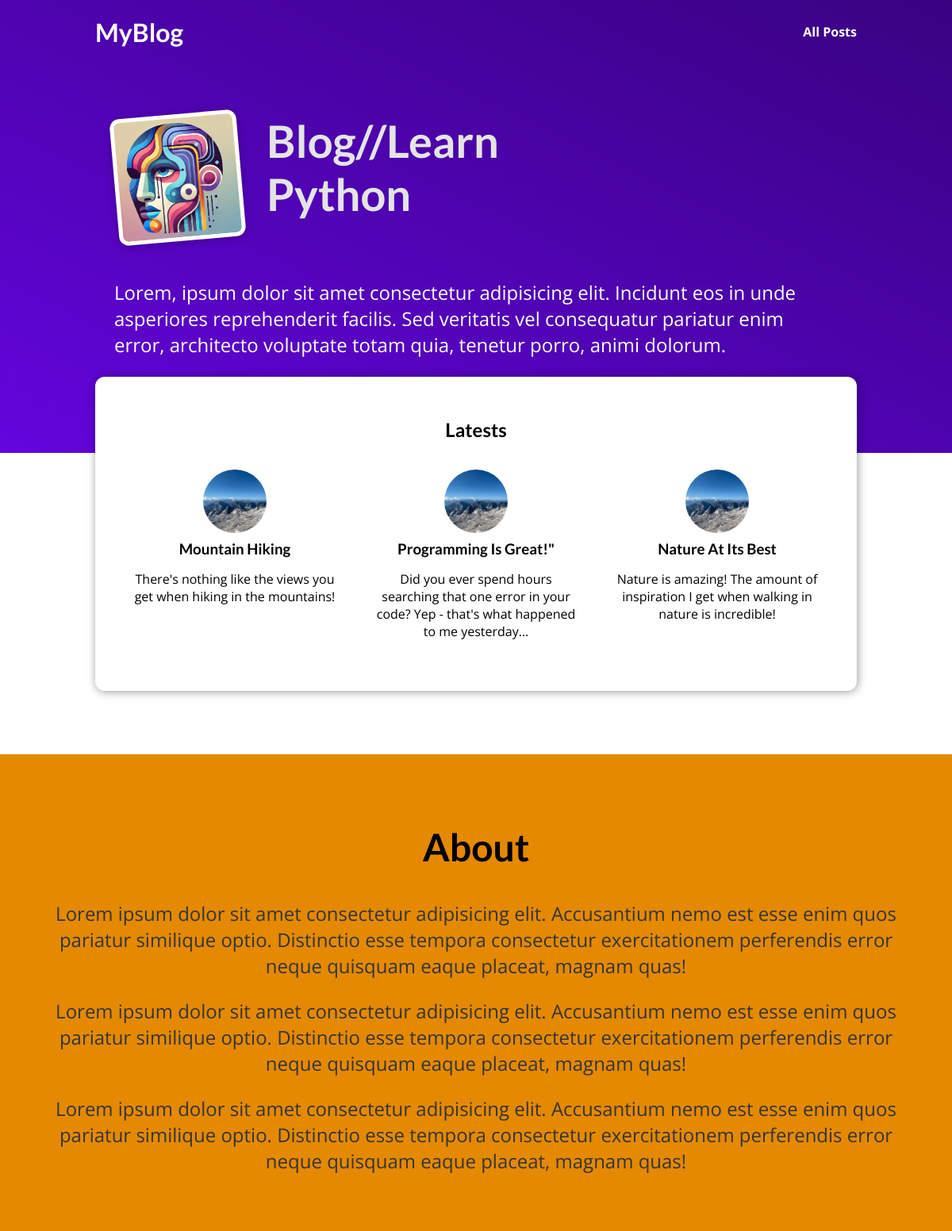
The page / on the database its author committed.
### blog/models.py (models this page shows)
class Post(models.Model):
    title = models.CharField(null=True, max_length=150)
    excerpt = models.CharField(null=True, max_length=200)
    image =  models.CharField(null=True, max_length=100)
    date = models.DateField(auto_now=True)
    slug = models.CharField(null=True, max_length=100)
    content = models.TextField(null=True, validators=[MinLengthValidator(10)])
    author = models.ForeignKey(Author, on_delete=models.SET_NULL, null=True, related_name="posts")
    tags = models.ManyToManyField(Tag)

### blog/views.py (the view)
# urls.py: path('', views.index, name='index'),
def index(request):
    latest_posts = Post.objects.all().order_by("-date")[:3]
    return render(request, 'blog/index.html', {
        "posts": latest_posts,
    })

### blog/templates/blog/index.html (shortened to what this page needs)
{% extends "base.html" %}
{% load static %}
{% block css_files %}
    <link rel="stylesheet" href="{% static "blog/index.css" %}">
    <link rel="stylesheet" href="{% static "blog/single-post.css" %}">
{% endblock %}
{% block page_content %}
    <section id="welcome">
        <header>
            <img src="{% static "blog/images/portrait.webp" %}" alt="Python blog">
            <h2>Blog//Learn Python</h2>
        </header>
        <p>Lorem, ipsum dolor sit amet consectetur adipisicing elit. Incidunt eos in unde asperiores reprehenderit facilis. Sed veritatis vel consequatur pariatur enim error, architecto voluptate totam quia, tenetur porro, animi dolorum.</p>
    </section>
    <section id="latest-posts">
        <h2>Latests</h2>
        <ul>
            {% for post in posts %}
                {% include "blog/includes/single-post.html" %}
            {% endfor %}
        </ul>
    </section>
    <section id="about">
        <h2>About</h2>
        <p>Lorem ipsum dolor sit amet consectetur adipisicing elit. Accusantium nemo est esse enim quos pariatur similique optio. Distinctio esse tempora consectetur exercitationem perferendis error neque quisquam eaque placeat, magnam quas!</p>
        <p>Lorem ipsum dolor sit amet consectetur adipisicing elit. Accusantium nemo est esse enim quos pariatur similique optio. Distinctio esse tempora consectetur exercitationem perferendis error neque quisquam eaque placeat, magnam quas!</p>
        <p>Lorem ipsum dolor sit amet consectetur adipisicing elit. Accusantium nemo est esse enim quos pariatur similique optio. Distinctio esse tempora consectetur exercitationem perferendis error neque quisquam eaque placeat, magnam quas!</p>
    </section>
{% endblock %}

### templates/base.html (shortened to what this page needs)
{% load static %}
<!DOCTYPE html>
<html lang="en">
<head>
    <link rel="stylesheet" href=" {% static "app.css" %}">
    {% block css_files %}{% endblock %}
</head>
<body>
    <header id="main-navigation">
        <h1><a href="{% url "index" %}">MyBlog</a></h1>
        <nav>
            <a href="{% url "posts" %}">All Posts</a>
        </nav>
    </header>
    {% block page_content %}{% endblock %}
</body>
</html>

### blog/templates/blog/includes/single-post.html
{% load static %}
<li>
    <article class="post">
        <a href="{% url "post" post.slug %}">
            <img src="{% static "blog/images/"|add:post.image %}" alt="{{ post.title }}" />
            <div class="post__content">
                <h3>{{ post.title }}</h3>
                <p>{{ post.excerpt }}</p>
            </div>
        </a>
    </article>
</li>

### static/app.css (style rules this page uses)
* { box-sizing: border-box; }
html { font-family: 'Open Sans', 'Lato', sans-serif; }
body { margin: 0; }
h1, h2, h3 { font-family: 'Lato', sans-serif; font-weight: bold; }
#main-navigation { width: 100%; height: 5rem; display: flex; justify-content: space-between; align-items: center; padding: 0 10%; position: absolute; top: 0; left: 0; }
#main-navigation a { text-decoration: none; color: white; font-weight: bold; }

### blog/static/blog/index.css (style rules this page uses)
#welcome { background: linear-gradient(to right top, #6305dd, #390281); padding: 6rem 12%; }
#welcome header { display: flex; align-items: flex-start; margin: 3rem auto; }
#welcome img { width: 10rem; height: 10rem; object-fit: cover; object-position: top; border: 5px solid white; border-radius: 12px; background-color: #ffe1bf; transform: rotateZ(-5deg); box-shadow: 0 2px 8px rgba(0, 0, 0, 0.25); }
#welcome h2 { font-size: 3.5rem; margin: 0 0 0 2rem; color: #e4e4e4; width: 10rem; }
#welcome p { color: white; font-size: 1.5rem; }
#latest-posts { background-color: white; padding: 2rem; border-radius: 12px; width: 60rem; margin: -6rem auto 2rem auto; box-shadow: 1px 1px 12px rgba(0, 0, 0, 0.4); }
#latest-posts h2 { text-align: center; }
#latest-posts ul { list-style: none; margin: 0; padding: 0; display: flex; gap: 1rem; }
#latest-posts li { flex: 1; }
#about { text-align: center; padding: 3rem; background-color: #e48900; margin-top: 5rem; }
#about h2 { font-size: 3rem; }
#about p { font-size: 1.5rem; color: #353535; }

### blog/static/blog/single-post.css (style rules this page uses)
.post { display: flex; flex-direction: column; align-items: center; text-align: center; }
.post a { text-decoration: none; color: black; transition: all 0.2s ease; padding: 1rem; }
.post img { width: 5rem; height: 5rem; object-fit: cover; border-radius: 50%; }
.post h3 { margin: 0.25rem 0; }

### rows shown on the page
Post: image (picture), title "Mountain Hiking", excerpt "There's nothing like the views you get when hiking in the mountains!"
Post: image (picture), title "Programming Is Great!\"", excerpt "Did you ever spend hours searching that one error in your code? Yep - that's what happened to me yesterday..."
Post: image (picture), title "Nature At Its Best", excerpt "Nature is amazing! The amount of inspiration I get when walking in nature is incredible!"
